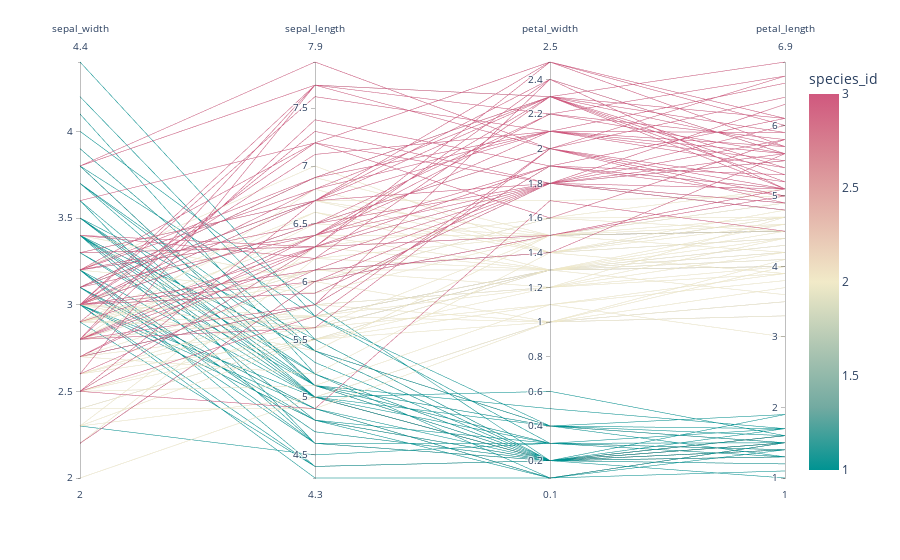

Source (notebook cell):
### Code cell
fig.show()

### Figure 1 — Plotly figure (JSON) as saved in the notebook; plotly's stock layout.template omitted (floating-point values rounded to 4 significant figures; data arrays with more than 128 entries replaced by an {"elided": "..."} marker saying what was removed)
{"data": [{"dimensions": [{"label": "sepal_width", "values": {"elided": "150 float values"}}, {"label": "sepal_length", "values": {"elided": "150 float values"}}, {"label": "petal_width", "values": {"elided": "150 float values"}}, {"label": "petal_length", "values": {"elided": "150 float values"}}], "domain": {"x": [0, 1], "y": [0, 1]}, "line": {"color": {"elided": "150 int values"}, "coloraxis": "coloraxis"}, "name": "", "type": "parcoords"}], "layout": {"coloraxis": {"cmid": 2, "colorbar": {"title": {"text": "species_id"}}, "colorscale": [[0, "rgb(0, 147, 146)"], [0.1667, "rgb(114, 170, 161)"], [0.3333, "rgb(177, 199, 179)"], [0.5, "rgb(241, 234, 200)"], [0.6667, "rgb(229, 185, 173)"], [0.8333, "rgb(217, 137, 148)"], [1, "rgb(208, 88, 126)"]]}, "legend": {"tracegroupgap": 0}, "margin": {"t": 60}}}
